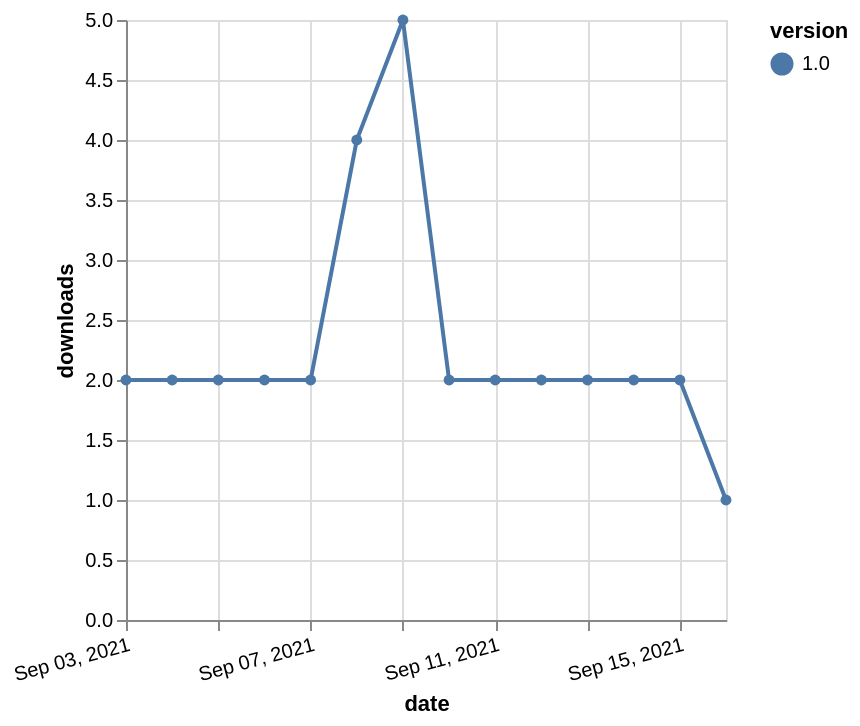

Vega-Lite specification stored for this chart:
### Vega-Lite specification from a JSON file in a GitHub repository (floating-point values rounded to 4 significant figures)
{"$schema": "https://vega.github.io/schema/vega-lite/v5.json", "description": "A simple bar chart with embedded data.", "data": {"values": [{"date": "2021-09-03", "total": 2484, "delta": 2, "version": "1.0"}, {"date": "2021-09-04", "total": 2486, "delta": 2, "version": "1.0"}, {"date": "2021-09-05", "total": 2488, "delta": 2, "version": "1.0"}, {"date": "2021-09-06", "total": 2490, "delta": 2, "version": "1.0"}, {"date": "2021-09-07", "total": 2492, "delta": 2, "version": "1.0"}, {"date": "2021-09-08", "total": 2496, "delta": 4, "version": "1.0"}, {"date": "2021-09-09", "total": 2501, "delta": 5, "version": "1.0"}, {"date": "2021-09-10", "total": 2503, "delta": 2, "version": "1.0"}, {"date": "2021-09-11", "total": 2505, "delta": 2, "version": "1.0"}, {"date": "2021-09-12", "total": 2507, "delta": 2, "version": "1.0"}, {"date": "2021-09-13", "total": 2509, "delta": 2, "version": "1.0"}, {"date": "2021-09-14", "total": 2511, "delta": 2, "version": "1.0"}, {"date": "2021-09-15", "total": 2513, "delta": 2, "version": "1.0"}, {"date": "2021-09-16", "total": 2514, "delta": 1, "version": "1.0"}]}, "width": "container", "mark": {"type": "line", "point": {"filled": true}}, "encoding": {"x": {"field": "date", "type": "temporal", "timeUnit": "yearmonthdate", "title": "date", "axis": {"labelAngle": -15}}, "y": {"field": "delta", "type": "quantitative", "title": "downloads"}, "color": {"field": "version", "type": "nominal"}, "tooltip": {"field": "delta"}}}
